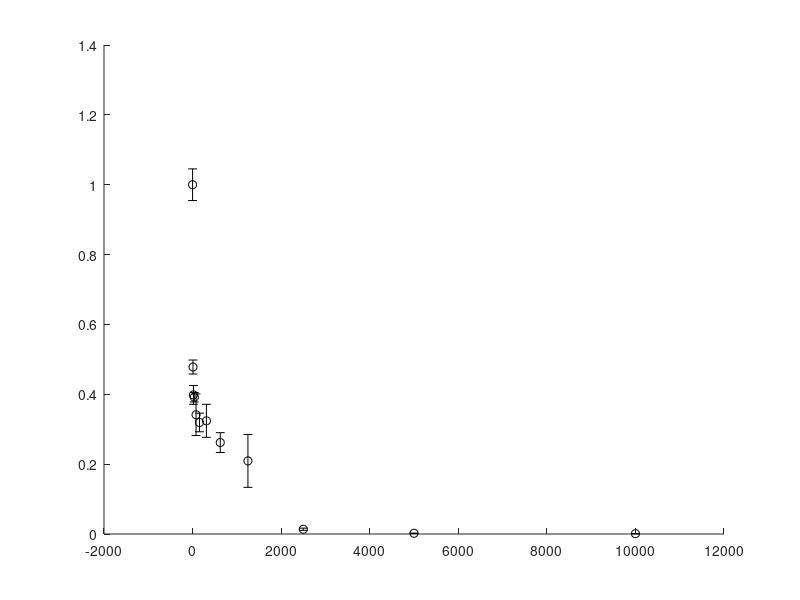

Write the MATLAB code that produced this figure. (Note: this script raises an error after producing the figure.)
function Make_expt_timing_plots

%This code makes the plot of the results from timing experiments. 

%Below are the experimental measurements of cellular viability on day 3 
%after administration of ABT-199.

%Average is first column, standard deviation is second column:

%ABT-199 monotherapy, no pre-treatment:
ABT_only = [1, 0.045335519;...
            0.478059357, 0.020052414;...
            0.398232845, 0.026885206;...
            0.39155582, 0.013438965;...
            0.341420627, 0.059578559;...
            0.319306764, 0.026595824;...
            0.324062672, 0.047290188;...
            0.26181485, 0.028373595;...
            0.209332685, 0.075717423;...
            0.013679644, 0.003123583;...
            0.00203538, 0.000449975;...
            0.000932902, 0.000141759];
	
%ABT-199 and Tedizolid combination therapy, no pre-treatment.
Comb = [1, 0.14269313;...
        0.414717699, 0.014650404;...
        0.329274379, 0.038823167;...
        0.214703461, 0.016572002;...
        0.167574925, 0.018310425;...
        0.104677588, 0.006125822;...
        0.079797738, 0.005979828;...
        0.048426561, 0.011432816;...
        0.017968805, 0.003229345;...
        0.005974582, 0.000766166;...
        0.002585079, 0.000845483;...
        0.001242996, 0.00031519];
	
%ABT-199 and Tedizolid combination therapy, tedizolid pre-treatment 48
%hours.
Pretreat = [1, 0.298289125;...
            0.220669324, 0.062087739;...
            0.11821522, 0.014850714;...
            0.107306474, 0.024371008;...
            0.059380312, 0.012796943;...
            0.080538977, 0.030391526;...
            0.040789798, 0.01639333;...
            0.036137204, 0.015345826;...
            0.059329761, 0.032553422;...
            0.040980899, 0.013149425;...
            0.031855985, 0.003068694;...
            0.013154408, 0.005410768];


%Make a plot of the cell viability results:
%In nM:
ABT_dose = [0, 9.765625, 19.53125, 39.0625, 78.125, 156.25, 312.5, 625,...
            1250, 2500, 5000, 10000];

%Nonlinear fits from Graphpad prism:
x = linspace(9.765625,10000,1000);   
ABT_fit = -0.1033 + (x.^(-0.8648))*(0.4281+0.1033)./(x.^(-0.8648) + 1218^(-0.8648));
Comb_fit = -0.01526 + (x.^(-0.5862))*(1.088+0.01526)./(x.^(-0.5862) + 4.636^(-0.5862));
Pretreat_fit = 0.0343 + (x.^(-0.7694))*(87.47-0.0343)./(x.^(-0.7694) + 0.003124^(-0.7694));

figure;
hold on;
errorbar(ABT_dose, ABT_only(:,1), ABT_only(:,2),'ko', 'LineWidth',3, 'MarkerSize',10,...
    'MarkerEdgeColor','k',...
    'MarkerFaceColor','k');
errorbar(ABT_dose, Comb(:,1), Comb(:,2),'bo', 'LineWidth',3, 'MarkerSize',10,...
    'MarkerEdgeColor','b',...
    'MarkerFaceColor','b');
errorbar(ABT_dose, Pretreat(:,1), Pretreat(:,2),'ro', 'LineWidth',3, 'MarkerSize',10,...
    'MarkerEdgeColor','r',...
    'MarkerFaceColor','r');
plot(x, ABT_fit, 'k-', 'LineWidth', 3);
plot(x, Comb_fit, 'b-', 'LineWidth', 3);
plot(x, Pretreat_fit, 'r-', 'LineWidth', 3);
set(gca,'fontsize',36);
xlabel('Venetoclax dose (nM)');
ylabel('Cell viability');
legend('ABT-199 monotherapy','Combination, no pre-treat', 'Tedizolid pre-treat');
%hold off;       
        
end